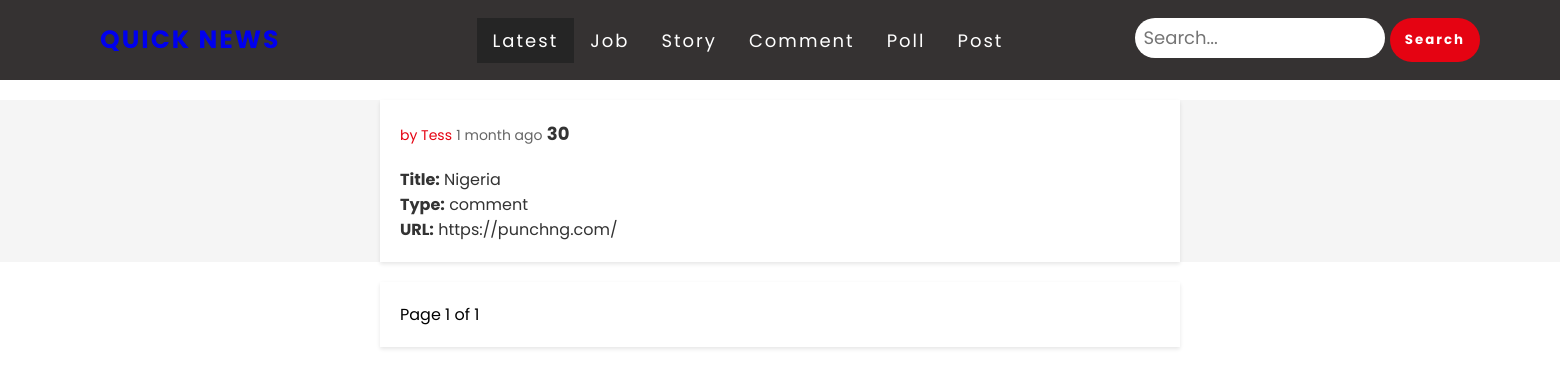
Screenshot of /?type=comment with the database file from the repository.
### news/models.py (models this page shows, shortened)
class NewsItem(models.Model):
    by = models.CharField(max_length=100, null=True)
    item_id = models.IntegerField()
    time = models.DateTimeField(editable=True, auto_now_add=True)
    title = models.CharField(max_length=200, null=True)
    score = models.BigIntegerField(default=0, null=True)
    item_type = models.CharField(max_length=100)
    url = models.URLField(max_length=500, null=True)
    api_created = models.BooleanField(default=False, null=True, blank=True)
    kids = models.ManyToManyField('self', blank=True)
    class Meta:
        verbose_name = "Latest News"
        verbose_name_plural = "Latest News"
        ordering = ['-time']

### webnews/views.py (the view)
# urls.py: path('', WebNewsView.as_view(), name='home'),
class WebNewsView(View):
    def get(self, request):
        search_param = request.GET.get('search')
        type_param = request.GET.get('type')
        queryset = NewsItem.objects.all()
        if search_param:
            queryset = queryset.filter(
                Q(by__icontains=search_param) |
                Q(title__icontains=search_param) |
                Q(item_type__icontains=search_param)
            )
        if type_param:
            queryset = queryset.filter(item_type=type_param)
        paginator = Paginator(queryset, per_page=101)
        page_number = request.GET.get('page')
        page_obj = paginator.get_page(page_number)
        context = {
            'news_items': page_obj,
            'form': NewsItemForm()
        }
        return render(request, 'home.html', context)

### webnews/forms.py
class NewsItemForm(forms.ModelForm):
    class Meta:
        model = NewsItem
        fields = ['title', 'by', 'item_type', 'item_id', 'score', 'url']
    def __init__(self, *args, **kwargs):
        super(NewsItemForm, self).__init__(*args, **kwargs)
        for field in self.fields:
            self.fields[field].widget.attrs['class'] = 'form-control'

### webnews/templates/home.html
{% extends 'layout.html' %}
{% load static %}
{% block extra%}
<link rel='stylesheet' type='text/css' href="{% static 'style.css' %}" />
{% endblock %}
{% block header %}
<header>
    {% include 'navbar.html' %}
</header>
{% endblock %}
{% block main %}
<ul style='list-style-type: none'>
    {% for item in news_items %}
        <li class="each-heading">
            {% include 'body.html' %}
        </li>
    {% endfor %}
    {% include 'pagination.html' %}
</ul>
{% endblock %}

### webnews/templates/body.html (shortened to what this page needs)
<section class="item-info">
    <div class="container">
            <div class="meta-info">
                <a href="{{ item.url }}">
                    <span class="author">by {{item.by}}</span>
                    <span class="time">{{item.time|timesince}} ago</span>
                    <span class="score"> {{item.score}}</span>
                    </div>
                    <div class="text">
                        <p class="title"><strong>Title:</strong> {{item.title}}</p>
                        <p class="type"><strong>Type:</strong> {{item.item_type}}</p>
                        <p class="url-link"><strong>URL:</strong> {{ item.url }}</p>
                    </div>
            </div>
</section>

### news/static/style.css (style rules this page uses)
* { padding: 0px; margin: 0px; list-style: none; box-sizing: border-box; font-family: 'Poppins', sans-serif; text-decoration: none; }
a { text-decoration: none; }
.item-info { font-family: Arial, sans-serif; background-color: #f5f5f5; }
.container { max-width: 800px; margin: 20px auto; background-color: #fff; box-shadow: 0 2px 4px rgba(0, 0, 0, 0.1); padding: 20px; }
.meta-info { color: #666; margin-bottom: 10px; }
.text { margin-top: 20px; color: #333; }
.score { font-size: 18px; font-weight: bold; color: #333; margin-bottom: 10px; }
.time { font-size: 14px; color: #666; }
.author { font-size: 14px; color: #e50312; }

### rows the page displays
NewsItem: by "Tess", time "1 month", score "30", title "Nigeria", item_type "comment", url "https://punchng.com/"

### other values shown
{{ news_items.number }} "1"
{{ news_items.paginator.num_pages }} "1"
